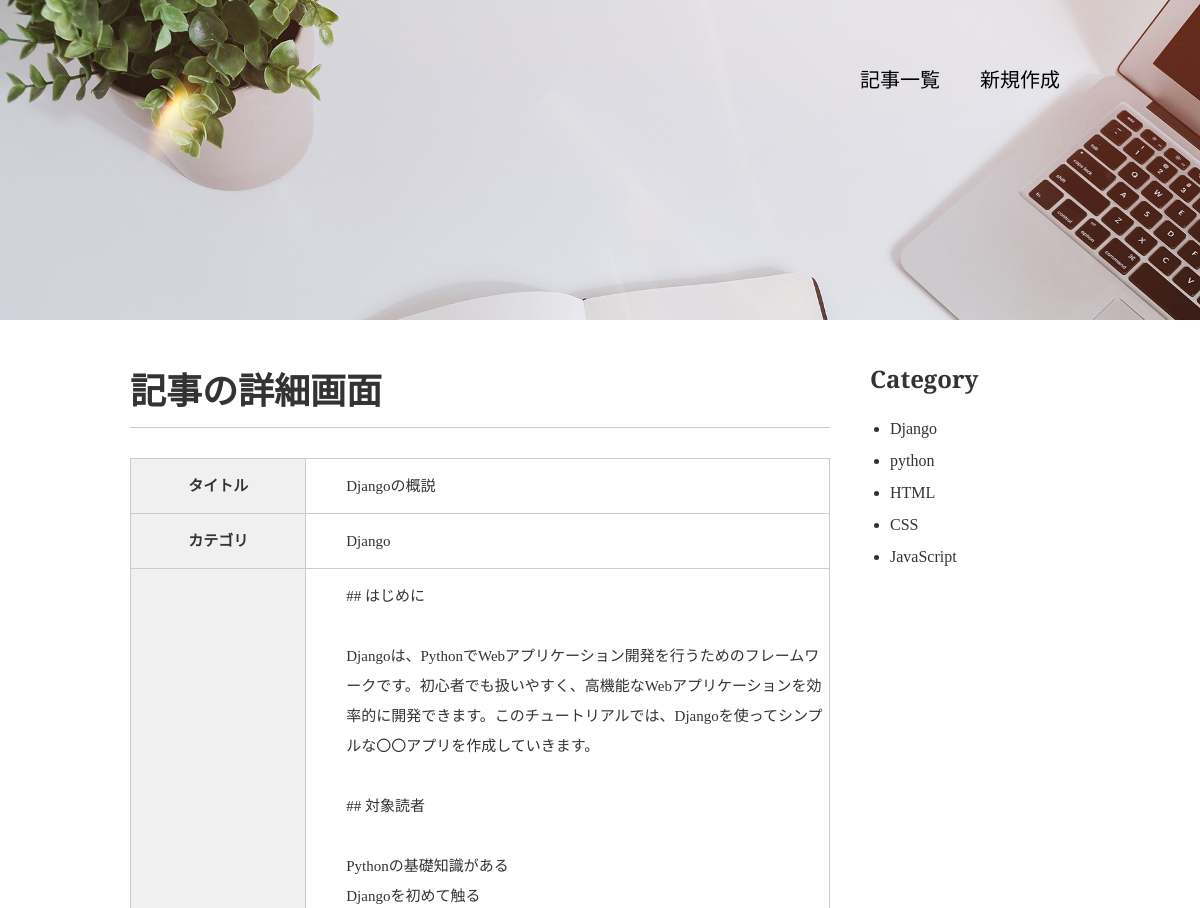
The page /detail/1/ (upper part) on the database as committed earlier.
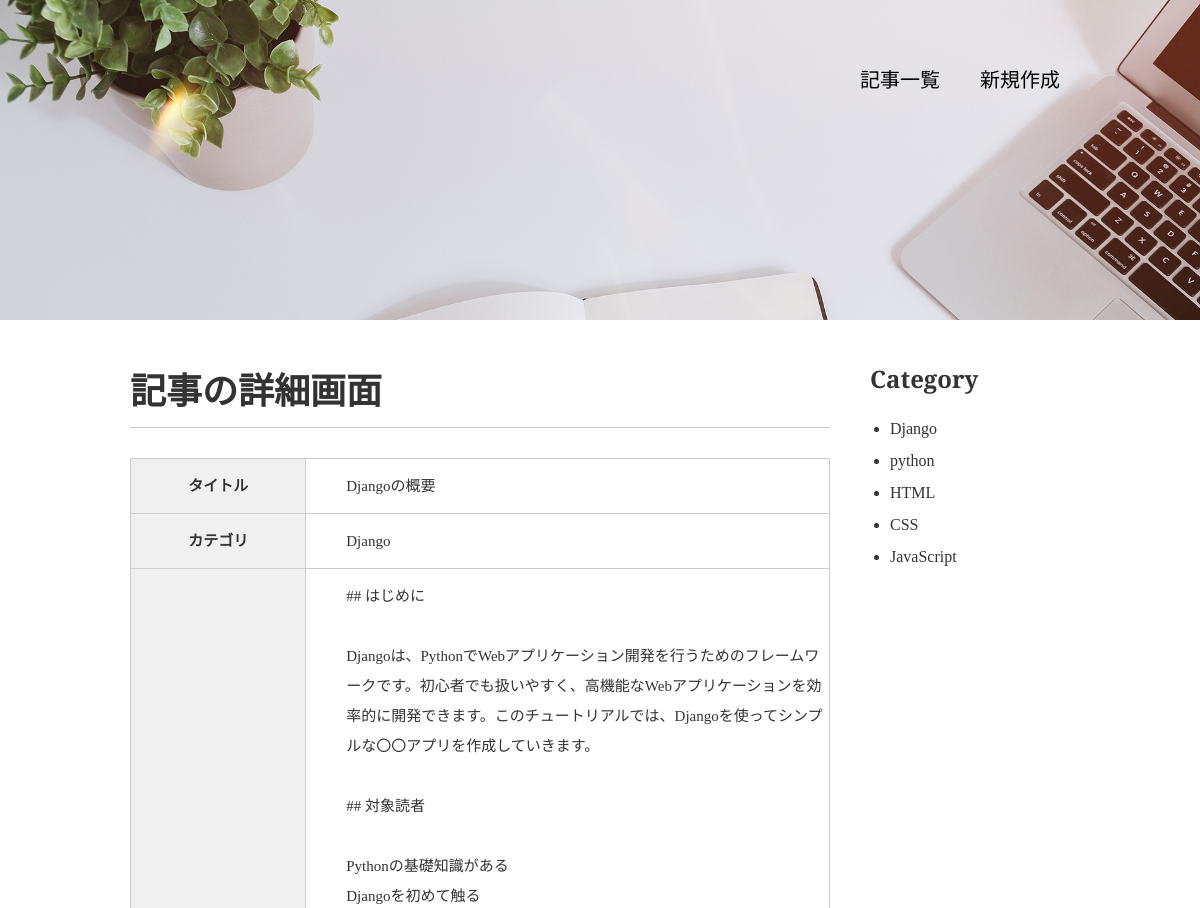
The same page on the database as committed later.
### blog/models.py (models this page shows, shortened)
class Blog(models.Model):
    class Meta:
       db_table ="blog"
       verbose_name ="ブログ記事"
       verbose_name_plural ="ブログ記事"
    title = models.CharField(verbose_name ="タイトル", max_length=100)
    content = models.TextField(verbose_name ="内容")
    postdate = models.DateField(verbose_name ="投稿日", auto_now_add=True)
    category = models.ForeignKey(Category, on_delete = models.PROTECT,verbose_name ="カテゴリ")

class Category(models.Model):
    class Meta:
       db_table ="category"
       verbose_name ="カテゴリ名"
       verbose_name_plural ="カテゴリ名"
    category_name = models.CharField(verbose_name ="カテゴリ名",max_length=100,unique=True)
    category_image = models.ImageField(verbose_name ="カテゴリ画像", upload_to="images/")
    def __str__(self):
        return self.category_name

### blog/views.py (the view)
# urls.py: path('detail/<int:pk>/', BlogDetailView.as_view(), name="detail"),
class BlogDetailView(DetailView):
    model = Blog
    template_name = 'blog/blog_detail.html'
    def get_context_data(self, **kwargs):
       context = super(BlogDetailView, self).get_context_data(**kwargs)
       context['category_list'] = Category.objects.all()
       return context

### templates/blog/blog_detail.html (shortened to what this page needs)
{% extends './base.html' %} {% block contents %}
<div id="wrap" class="clearfix">
  <div class="content">
    <div class="main">
      <section class="career">
        <h1>記事の詳細画面</h1>
        <table>
          <tr>
            <th>タイトル</th>
            <td>{{ object.title }}</td>
          </tr>
          <tr>
            <th>カテゴリ</th>
            <td>{{ object.category }}</td>
          </tr>
          <tr>
            <th>内容</th>
            <td>{{ object.content|linebreaksbr }}</td>
          </tr>
        </table>
      </section>
    </div>
    {% include 'blog/widgets/side_category.html' %}
  </div>
</div>
{% endblock %}

Rows that differ between the two databases and show on the page:
changed Blog "Django": title "Djangoの概説" → "Djangoの概要"
